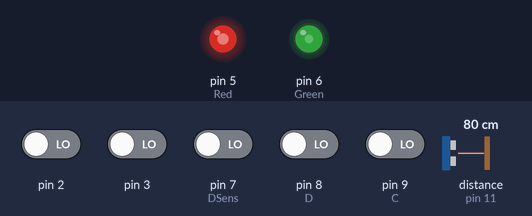
The sketch below on a simulated Arduino Uno, built with avr-gcc and run on an emulated ATmega328P. On the bench: output pins drawn as LEDs (lit = HIGH). Dashed ring = blinking. Inputs (shaded band) come from the test bench; at power-on: pin 2, pin 3, pin 7 (DSens), pin 8 (D), pin 9 (C) LOW, distance to the obstacle (sensor on pin 11) 80 cm. The echo pulse lasts 58.3 µs per cm; pins used as bus, display or sensor lines are not drawn.

Above: at 1.2 s.
1.3 s: pin 2 driven HIGH
At 1.74 s:
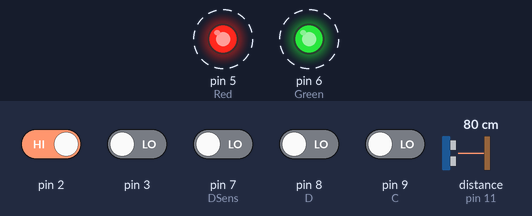
4.3 s: pin 8 (D) driven HIGH
7.3 s: pin 9 (C) driven HIGH
8.9 s: distance to the obstacle (sensor on pin 11) set to 35 cm
At 9.9 s:
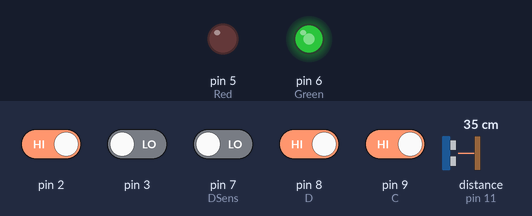
10.5 s: pin 7 (DSens) driven HIGH
At 11.1 s:
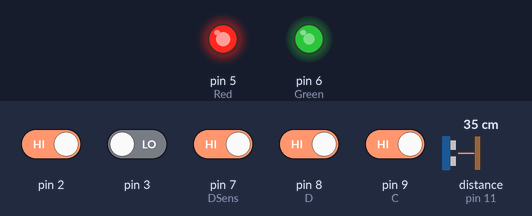
12.1 s: distance to the obstacle (sensor on pin 11) set to 60 cm
At 13.6 s:
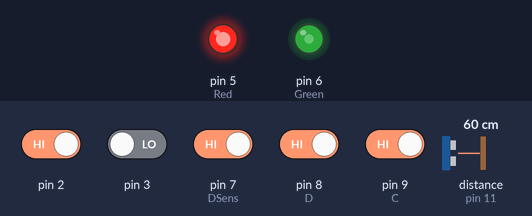
Timing chart, 0 to 14.7 s (numbered marks = the images above; inputs shaded):
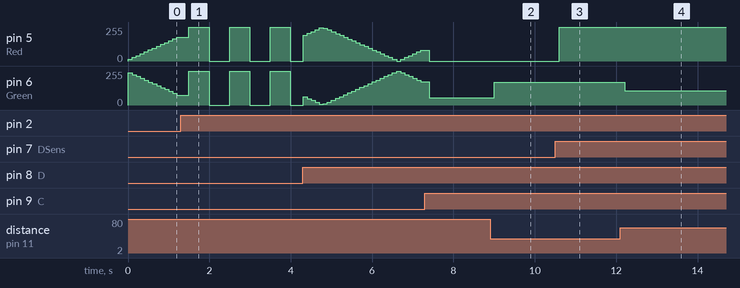

Measured:
- after the input at 8.9 s, pin 6 (Green): 53/255 → 171/255 after 0.10 s
- after the input at 10.5 s, pin 5 (Red): 0/255 → 255/255 after 0.10 s
- after the input at 12.1 s, pin 6 (Green): 171/255 → 106/255 after 0.11 s

The sketch:

sketch_jun26a.ino
```cpp
#define Trig 10
#define Echo 11

const int Red = 5;
const int Green = 6;

const int DSens = 7;

byte Rlev = 0;
byte Glev = 255;
boolean RG = true;

byte Mode = 3; //1 = me, 2 = Who?, 3 = anime;

const int C = 9;
const int D = 8;

void setup()
{
  attachInterrupt(0, AAA, RISING);
  attachInterrupt(1, BBB, RISING);
  Serial.begin(9600);
  pinMode(C, INPUT);
  pinMode(D, INPUT);

  pinMode(Red, OUTPUT);
  pinMode(Green, OUTPUT);

  pinMode(Trig, OUTPUT);
  pinMode(Echo, INPUT);
}

boolean Cc = true;
boolean Dd = true;

const unsigned long Anim = 100;
const unsigned long Morg = 499;
const unsigned long TimeRast = 200;
byte Clevel;
float impulseTime=0;
float distance_sm=0;
boolean MorgTF = true;
unsigned long Mil;
void loop()
{
//Mil = millis();
if(digitalRead(C) && Cc) {Mode = 2; Cc = false;}
if(!digitalRead(C)) Cc = true;
if(digitalRead(D) && Dd) {Mode = 3; Dd = false;}
if(!digitalRead(D)) Dd = true;

switch(Mode)
{
  case 1 : if(millis() % Morg == 0){ if(MorgTF){digitalWrite(Red, HIGH); digitalWrite(Green, HIGH);}
                                else {digitalWrite(Red, LOW); digitalWrite(Green, LOW);} MorgTF = !MorgTF; } delay(1); break;
  case 2 : if(millis() % TimeRast == 0){  digitalWrite(Trig, HIGH); delayMicroseconds(10); digitalWrite(Trig, LOW);
                                          impulseTime=pulseIn(Echo, HIGH);
                                          distance_sm=impulseTime/58;
                                          Clevel = map(distance_sm, 3, 100, 255, 0);
                                          digitalWrite(Red, digitalRead(DSens)); analogWrite(Green, Clevel); }break;
  case 3 : if(millis() % Anim == 0){ if(RG){Rlev++; Glev--;}else{Rlev--; Glev++;} if(Rlev == 255)RG = false; if(Rlev == 0)RG = true;
                                 analogWrite(Red, Rlev);analogWrite(Green, Glev);} break;
  case 0 : analogWrite(Red, 0); analogWrite(Green, 0); break;
}

}

void AAA()
{
 Mode = 1;
}
void BBB()
{
 Mode = 0;
}
```
